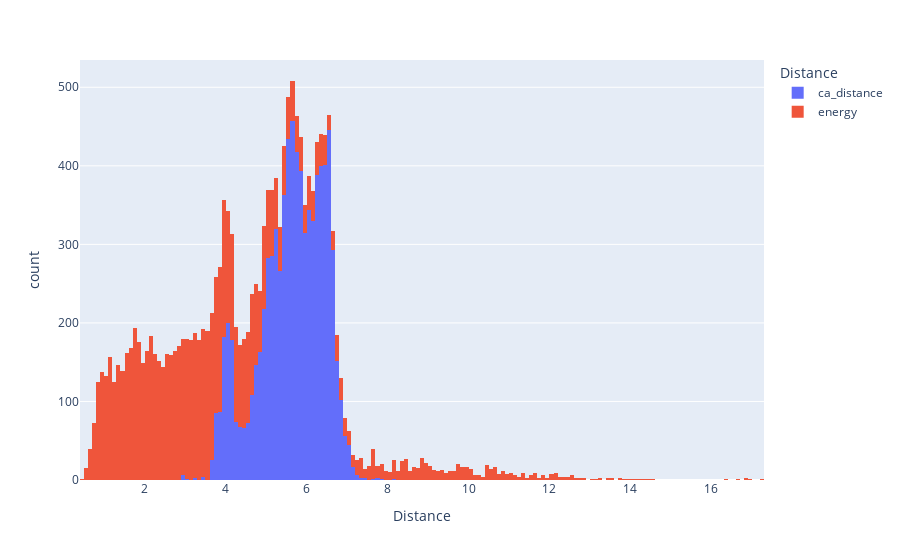

The code cell stored with this chart in its notebook:
### Code cell
labels = {'value': 'Distance', 'variable': 'Distance'}
cols = ['ca_distance', 'energy']
data = SS_df[cols].copy()
data.set_index('ca_distance')

px.histogram(SS_df, x='chi1', y='chi5', labels=labels, histfunc='avg', nbins=90)
px.histogram(SS_df[cols], labels=labels)

### Figure 1 — Plotly figure (JSON) as saved in the notebook; plotly's stock layout.template omitted (floating-point values rounded to 4 significant figures; data arrays with more than 128 entries replaced by an {"elided": "..."} marker saying what was removed)
{"data": [{"alignmentgroup": "True", "bingroup": "x", "hovertemplate": "Distance=%{x}<br>count=%{y}<extra></extra>", "legendgroup": "ca_distance", "marker": {"color": "#636efa", "pattern": {"shape": ""}}, "name": "ca_distance", "offsetgroup": "ca_distance", "orientation": "v", "showlegend": true, "type": "histogram", "x": {"elided": "8208 float values"}, "xaxis": "x", "yaxis": "y"}, {"alignmentgroup": "True", "bingroup": "x", "hovertemplate": "Distance=%{x}<br>count=%{y}<extra></extra>", "legendgroup": "energy", "marker": {"color": "#EF553B", "pattern": {"shape": ""}}, "name": "energy", "offsetgroup": "energy", "orientation": "v", "showlegend": true, "type": "histogram", "x": {"elided": "8208 float values"}, "xaxis": "x", "yaxis": "y"}], "layout": {"barmode": "relative", "legend": {"title": {"text": "Distance"}, "tracegroupgap": 0}, "margin": {"t": 60}, "xaxis": {"anchor": "y", "domain": [0, 1], "title": {"text": "Distance"}}, "yaxis": {"anchor": "x", "domain": [0, 1], "title": {"text": "count"}}}}
